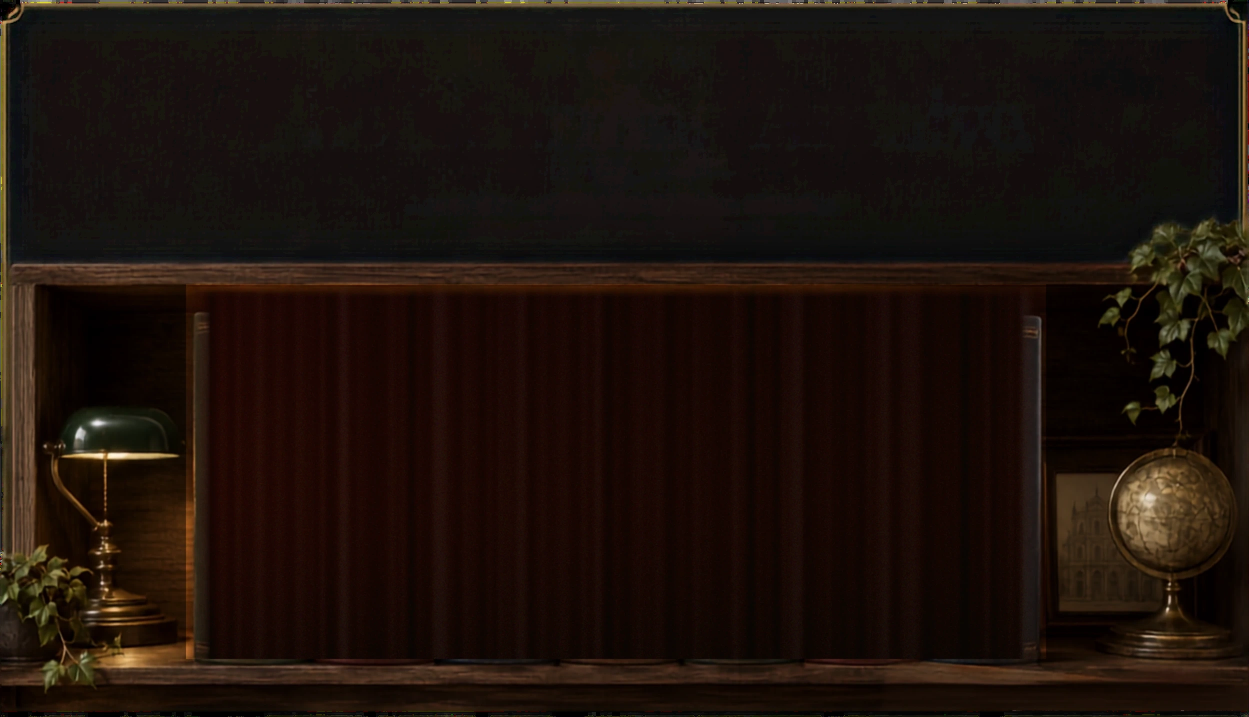
#> input picture tools/alcove.orig.webp, 2498 x 1434 px (shown at 1/2 size)
$ python patch_alcove.py
#> lines starting #> are read from the running program, lines starting #| are printed output that depends on the picture
"""Clean two leftovers out of the synthesised alcove.

`build_shelf.py` lifts every volume out of the shelf photograph and paints an
empty back panel in behind them. Two traces of the original books survived it,
and both only become visible once a volume is pulled out of the row:

  · the feet of the original books, as coloured crescents sitting on the board
    along the bottom of the panel;
  · the pale edge of the seventh volume, at the right-hand end of the opening,
    which is exactly where volume VI stands.

Both are repaired the same way: a clean piece of the panel is sampled and
carried over the damage, feathered at the seams so there is no visible join.
The panel has a vertical gradient and almost no horizontal one, so the bottom
is repaired by carrying rows *down* and the right end by carrying columns
*across*, which keeps the lighting intact in each case.

    python tools/patch_alcove.py
    python tools/patch_alcove.py --check   # writes before/after crops only
"""

from __future__ import annotations

import argparse
import pathlib

import numpy as np
from PIL import Image

ROOT = pathlib.Path(__file__).resolve().parent.parent
ALCOVE = ROOT / "public" / "assets" / "shelf" / "alcove.webp"

# The shelf opening, as fractions of the photograph. Kept in step with
# SHELF_OPENING in src/data/volumes.ts.
OPEN_L, OPEN_R = 0.14892, 0.83747
PANEL_TOP = 0.410

# The junction where the panel meets the board. The original books' feet
# survive as a grey band sitting across it, which reads as blue against the
# warm wood the moment a volume is pulled out of the row.
JOIN_TOP, JOIN_BOT = 0.9115, 0.9320
ABOVE = (0.9020, 0.9110)   # clean panel
BELOW = (0.9325, 0.9400)   # clean board

# The seventh volume's edge, and the clean panel to its left.
EDGE_L, EDGE_R = 0.8130, 0.8395
SRC_L, SRC_R = 0.7655, 0.7920

FEATHER = 14  # pixels of cross-fade at every seam


def ramp(n: int) -> np.ndarray:
    """A smooth 0 to 1 over n samples."""
    t = np.linspace(0.0, 1.0, n)
    return (t * t * (3 - 2 * t)).astype(np.float32)


def blend(dst: np.ndarray, src: np.ndarray, alpha: np.ndarray) -> np.ndarray:
    return dst * (1 - alpha) + src * alpha


def running_median(row: np.ndarray, win: int = 61) -> np.ndarray:
    """Median along x, so a narrow dark notch cannot poison the anchor it is
    sampled into while the wood's broad gradient is kept."""
    pad = win // 2
    padded = np.pad(row, ((pad, pad), (0, 0)), mode="edge")
    idx = np.arange(win)[None, :] + np.arange(row.shape[0])[:, None]
    return np.median(padded[idx], axis=1).astype(np.float32)


def repair(a: np.ndarray) -> np.ndarray:
    h, w, _ = a.shape
    out = a.copy()
    rng = np.random.default_rng(20260913)

    # ── the junction, and the book feet sitting on it ───────────────
    x0, x1 = int(OPEN_L * w), int(OPEN_R * w)
    jy0, jy1 = int(JOIN_TOP * h), int(JOIN_BOT * h)
    n = jy1 - jy0

    # Each column keeps its own panel above and its own board below, so the
    # grain of the wood carries straight through the repair.
    top = running_median(a[int(ABOVE[0] * h) : int(ABOVE[1] * h), x0:x1].mean(0))
    bot = running_median(a[int(BELOW[0] * h) : int(BELOW[1] * h), x0:x1].mean(0))
    t = ramp(n)[:, None, None]
    lerp = top[None] * (1 - t) + bot[None] * t

    # The contact shadow is taken from the band itself, as the median across
    # the whole opening, so the leftover feet are outvoted by the clean run.
    band = a[jy0:jy1, x0:x1]
    med = np.median(band.mean(2), axis=1)
    ref = np.median(lerp.mean(2), axis=1)
    shadow = (med / np.maximum(ref, 1e-3)).astype(np.float32)[:, None, None]
    filled = lerp * shadow
    filled += rng.normal(0, 1.0, filled.shape).astype(np.float32)

    alpha = np.ones((n, x1 - x0, 1), np.float32)
    alpha[:FEATHER] = ramp(FEATHER)[:, None, None]
    alpha[-FEATHER:] = ramp(FEATHER)[::-1][:, None, None]
    out[jy0:jy1, x0:x1] = blend(out[jy0:jy1, x0:x1], filled, alpha)

    # ── the seventh volume's edge ────────────────────────────────────
    ex0, ex1 = int(EDGE_L * w), int(EDGE_R * w)
    sx0, sx1 = int(SRC_L * w), int(SRC_R * w)
    py0, py1 = int(PANEL_TOP * h), jy0

    width = ex1 - ex0
    patch = a[py0:py1, sx0 : sx0 + width][:, ::-1]  # mirrored, so it does not repeat
    patch = patch + rng.normal(0, 1.1, patch.shape).astype(np.float32)

    alpha = np.ones((py1 - py0, ex1 - ex0, 1), np.float32)
    alpha[:, :FEATHER] = ramp(FEATHER)[None, :, None]
    alpha[:, -FEATHER:] = ramp(FEATHER)[::-1][None, :, None]
    alpha[:FEATHER] *= ramp(FEATHER)[:, None, None]
    out[py0:py1, ex0:ex1] = blend(out[py0:py1, ex0:ex1], patch, alpha)

    return np.clip(out, 0, 255)


def crops(img: Image.Image, tag: str) -> None:
    w, h = img.size
    img.crop((int(0.10 * w), int(0.85 * h), int(0.90 * w), int(0.96 * h))).resize(
        (1600, int(1600 * (0.11 * h) / (0.80 * w)))
    ).save(ROOT / f"../_alcove_{tag}_bottom.png")
    img.crop((int(0.74 * w), int(0.40 * h), int(0.88 * w), int(0.95 * h))).save(
        ROOT / f"../_alcove_{tag}_right.png"
    )


def main() -> None:
    ap = argparse.ArgumentParser()
    ap.add_argument("--check", action="store_true", help="write crops, do not save")
    args = ap.parse_args()

    # Re-running has to repair the original, never a repair of a repair.
    backup = ROOT / "tools" / "alcove.orig.webp"
    before = Image.open(backup if backup.exists() else ALCOVE).convert("RGB")
#> before is the input picture: PIL image 2498x1434 RGB; mean R, G, B 28.9, 17.6, 11.4
    crops(before, "before")
#> in crops, `img.crop((int(0.10 * w), int(0.85 * h), int(0.90 * w), int(0.96 * h)))..`:
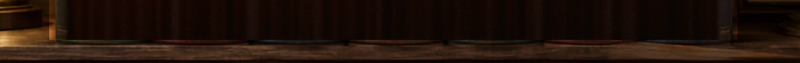
#> saved as _alcove_before_bottom.png: PIL image 1600x126 RGB (shown at 1/2 size); mean R, G, B 32.4, 17.5, 9.7
#> in crops, `img.crop((int(0.74 * w), int(0.40 * h), int(0.88 * w), int(0.95 * h)))..`:
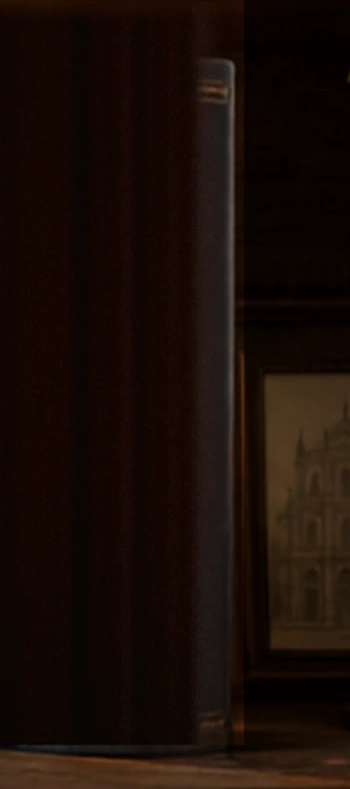
#> saved as _alcove_before_right.png: PIL image 350x789 RGB; mean R, G, B 25, 12.6, 7

    fixed = Image.fromarray(repair(np.asarray(before).astype(np.float32)).astype(np.uint8))
#> in running_median, `padded = np.pad(row, ((pad, pad), (0, 0)), mode="edge")`: padded = 1780 rows, first 8: [163.5, 97.62, 45], [163.5, 97.62, 45], [163.5, 97.62, 45], [163.5, 97.62, 45], [163.5, 97.62, 45], [163.5, 97.62, 45], [163.5, 97.62, 45], [163.5, 97.62, 45]
#> in repair, `top = running_median(a[int(ABOVE[0] * h) : int(ABOVE[1] * h), x0:x1].m..`: top = 1720 rows, first 8: [163.5, 97.62, 45], [163.5, 97.62, 45], [163.5, 97.62, 45], [163.5, 97.62, 40.85], [163.5, 97.62, 39.92], [163.5, 96.15, 39.31], [161.8, 94.31, 38.54], [158.2, 92.08, 37.92]
#> in running_median (call 2), `padded = np.pad(row, ((pad, pad), (0, 0)), mode="edge")`: padded = 1780 rows, first 8: [64.7, 44, 31.1], [64.7, 44, 31.1], [64.7, 44, 31.1], [64.7, 44, 31.1], [64.7, 44, 31.1], [64.7, 44, 31.1], [64.7, 44, 31.1], [64.7, 44, 31.1]
#> in repair, `bot = running_median(a[int(BELOW[0] * h) : int(BELOW[1] * h), x0:x1].m..`: bot = 1720 rows, first 8: [64.7, 44, 31.1], [64.7, 44, 30.7], [64.7, 44, 30.5], [64.7, 44, 30.4], [64.7, 43.8, 30.4], [64.7, 43.8, 30.3], [64.1, 43.5, 30.2], [63.2, 43.4, 30.1]
#> in repair, `med = np.median(band.mean(2), axis=1)`: med = 29 values, max 48.17 at index 26, min 6.67 at index 9, mean 20.27
#> in repair, `ref = np.median(lerp.mean(2), axis=1)`: ref = 29 values from 8.62 to 41.07
#> in repair, `shadow = (med / np.maximum(ref, 1e-3)).astype(np.float32)[:, None, None]`: shadow = 29 values, max 1.31 at index 12, min 0.374 at index 20, mean 0.808
#> in repair, `patch = a[py0:py1, sx0 : sx0 + width][:, ::-1]`:
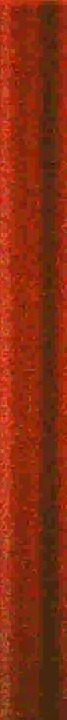
#> patch: shape (720, 67, 3) float32; mean of channels 0, 1, 2 17, 5.7, 2.2; drawn with min black and max white
#> in repair, `patch = patch + rng.normal(0, 1.1, patch.shape).astype(np.float32)`:
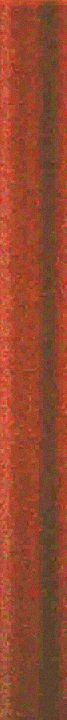
#> patch: shape (720, 67, 3) float32; mean of channels 0, 1, 2 17, 5.7, 2.2; drawn with min black and max white
#> in blend (call 2), `return dst * (1 - alpha) + src * alpha`:
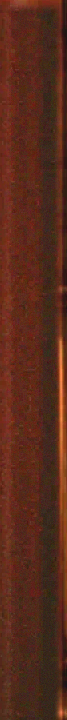
#> returned value: shape (720, 67, 3) float32; mean of channels 0, 1, 2 17.4, 6, 2.1; drawn with min black and max white
    crops(fixed, "after")
#> call 2 of crops, with tag = 'after'
#> in crops (call 2), `img.crop((int(0.10 * w), int(0.85 * h), int(0.90 * w), int(0.96 * h)))..`:
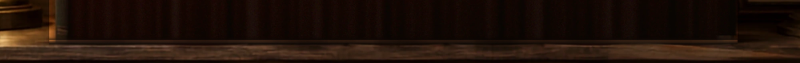
#> saved as _alcove_after_bottom.png: PIL image 1600x126 RGB (shown at 1/2 size); mean R, G, B 32.1, 17.2, 9.4
#> in crops (call 2), `img.crop((int(0.74 * w), int(0.40 * h), int(0.88 * w), int(0.95 * h)))..`:
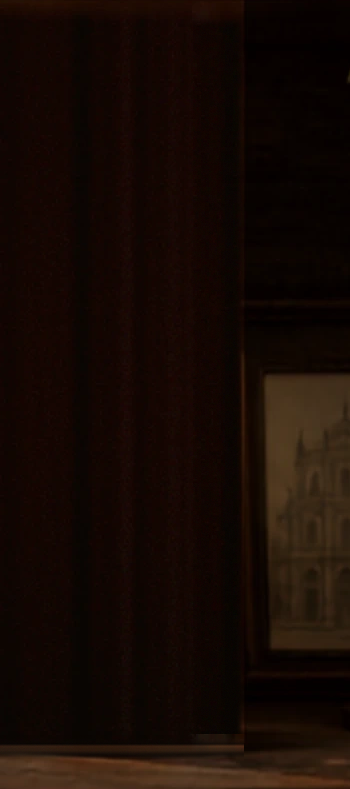
#> saved as _alcove_after_right.png: PIL image 350x789 RGB; mean R, G, B 22.4, 10.1, 4.5

    if args.check:
        print("crops written, alcove left alone")
        return

    if not backup.exists():
        before.save(backup, "WEBP", quality=95, method=6)
        print("original kept at", backup.name)
    fixed.save(ALCOVE, "WEBP", quality=95, method=6)
    print("patched", ALCOVE, fixed.size)
#| patched public/assets/shelf/alcove.webp (2498, 1434)


if __name__ == "__main__":
    main()
